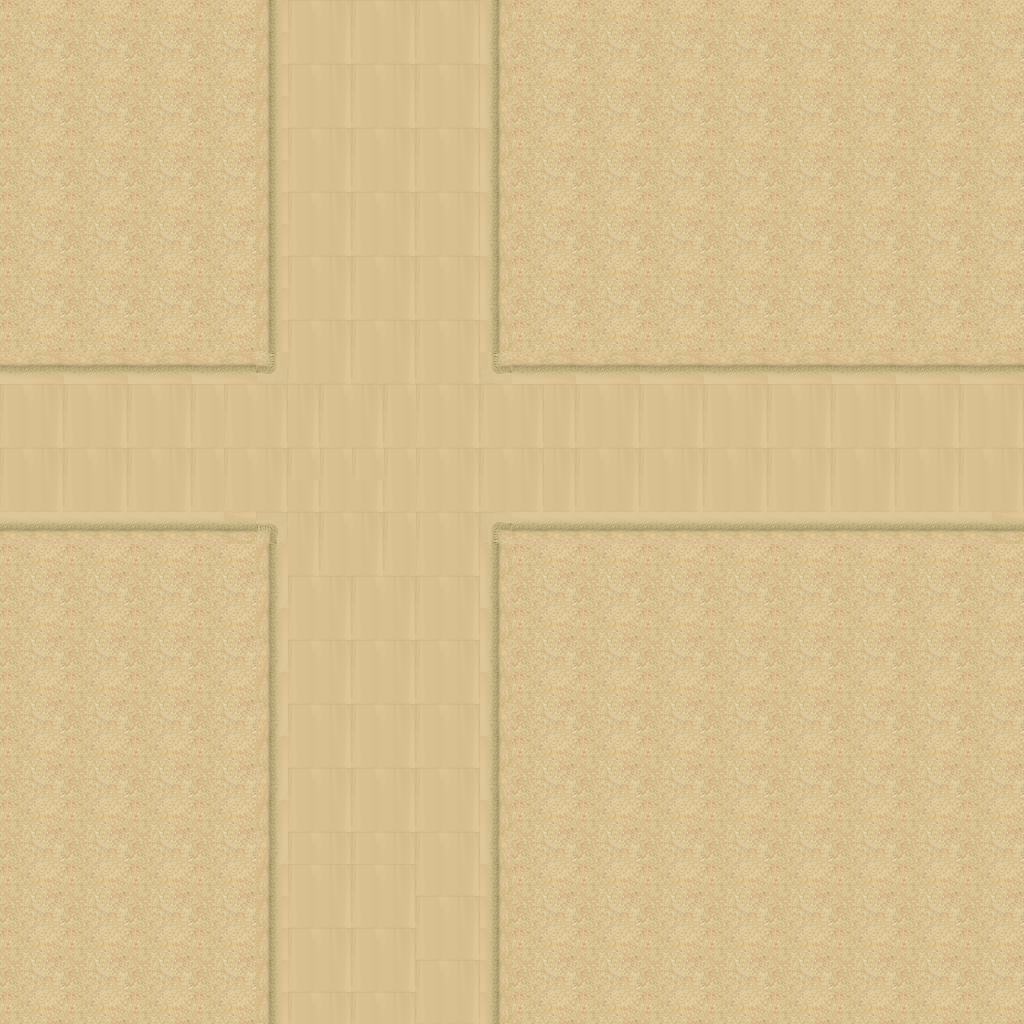

This is a level from a 2D game, rendered from its Tiled map with the project's own tilesets. A one-line summary and the map file follow, with tile-layer data summarised:
An orthogonal 32x32 tile map with 32x32 px tiles, 1 tile layer (Tilelaag 1).

<map version="1.0" orientation="orthogonal" renderorder="right-down" width="32" height="32" tilewidth="32" tileheight="32" nextobjectid="1">
 <tileset firstgid="1" name="desert_2" tilewidth="32" tileheight="32" spacing="1" tilecount="48">
  <image source="../Images/map/desert_2.png" width="263" height="197" />
 </tileset>
 <layer name="Tilelaag 1" width="32" height="32">
  <data>[1024 cells, 1024 non-empty, 20 distinct tile ids]</data>
 </layer>
</map>
